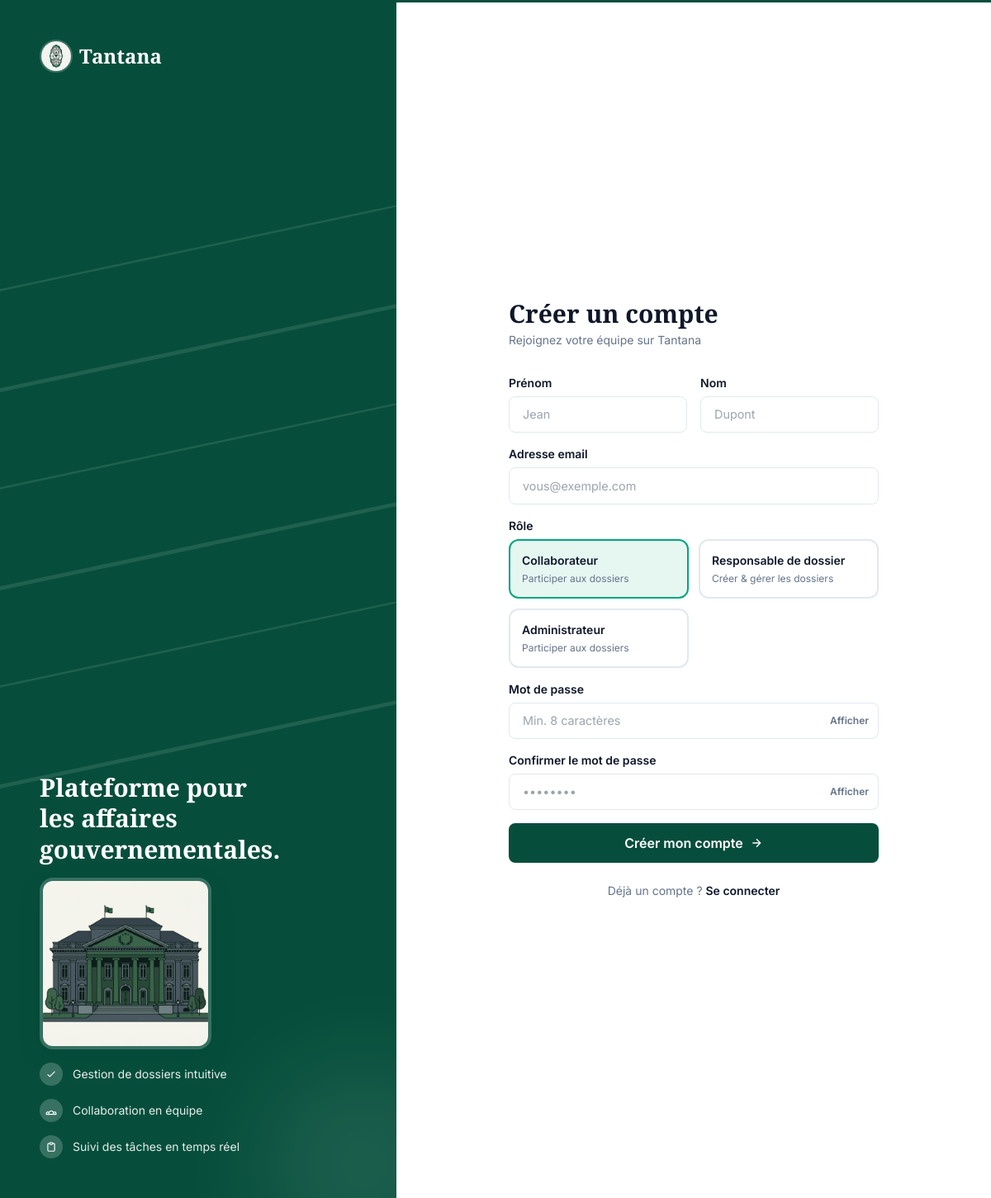
Screenshot of /register with the database file from the repository.
### tables this page shows
CREATE TABLE roles (
    id_role  INT UNSIGNED AUTO_INCREMENT PRIMARY KEY,
    libelle  VARCHAR(50) NOT NULL UNIQUE
);

### controllers/AuthController.php (called while the page is built, shortened)
<?php
require_once __DIR__ . '/../models/User.php';
class AuthController
{
    private User $userModel;
    public function __construct()
    {
        $this->userModel = new User();
    }
    public function showRegister(): void
    {
        $roles = $this->userModel->getRoles();
        require __DIR__ . '/../views/auth/register.php';
    }
}

### config/database.php (called while the page is built, shortened)
<?php
function getPDO(): PDO
{
    static $pdo = null;
    if ($pdo === null) {
        try {
            $pdo = new PDO(
                sprintf('mysql:host=%s;dbname=%s;charset=%s', DB_HOST, DB_NAME, DB_CHARSET),
                DB_USER,
                DB_PASS,
                [
                    PDO::ATTR_ERRMODE            => PDO::ERRMODE_EXCEPTION,
                    PDO::ATTR_DEFAULT_FETCH_MODE => PDO::FETCH_ASSOC,
                    PDO::ATTR_EMULATE_PREPARES   => false,
                ]
            );
        } catch (PDOException $e) {
            error_log('[Tantana DB] ' . $e->getMessage());
            die('Connexion à la base de données impossible.');
        }
    }
    return $pdo;
}

### models/User.php (called while the page is built, shortened)
<?php
require_once __DIR__ . '/../config/database.php';
class User
{
    private PDO $pdo;
    public function __construct()
    {
        $this->pdo = getPDO();
    }
    public function getRoles(): array
    {
        return $this->pdo->query('SELECT * FROM roles ORDER BY id_role')->fetchAll();
    }
}

### views/auth/register.php (the view, shortened to what this page needs)
<?php
require __DIR__ . '/../partials/header.php';
?>
<div class="min-h-screen flex">
    <div class="hidden lg:flex lg:w-2/5 bg-[#064e3b] flex-col justify-between p-12 relative overflow-hidden">
        <svg class="absolute inset-0 w-full h-full opacity-10" viewBox="0 0 400 800" fill="none">
            <?php foreach ([100,200,300,400,500,600] as $y): ?>
            <rect x="-60" y="<?= $y ?>" width="520" height="<?= $y % 200 === 0 ? 4 : 2 ?>" rx="2" fill="white" transform="rotate(-12 -60 <?= $y ?>)"/>
            <?php endforeach; ?>
        </svg>
        <div class="relative z-10">
            <a href="login" class="flex items-center gap-2">
                <img src="/img/diplomatic_seal.jpg" alt="Logo" class="w-10 h-10 rounded-full border-2 border-white/20">
                <span class="font-display text-2xl font-bold text-white">Tantana</span>
            </a>
        </div>
        <div class="relative z-10 space-y-4">
            <h2 class="font-display text-3xl font-bold text-white leading-tight">
                Plateforme pour<br>les affaires<br>gouvernementales.
            </h2>
            <img src="/img/diplomatic_building.jpg" alt="Palais Diplomatique" class="w-52 h-52 rounded-2xl border-4 border-white/20 shadow-lift float-slow object-cover my-4">
            <div class="space-y-4">
                <?php
                $features = [
                    ['M5 13l4 4L19 7',                                                                                                                                        'Gestion de dossiers intuitive'],
                    ['M17 20h5v-2a3 3 0 0 0-5.356-1.857M17 20H7m10 0v-2c0-.656-.126-1.283-.356-1.857M7 20H2v-2a3 3 0 0 1 5.356-1.857M7 20v-2c0-.656.126-1.283.356-1.857m0 0a5.002 5.002 0 0 1 9.288 0', 'Collaboration en équipe'],
                    ['M9 5H7a2 2 0 0 0-2 2v12a2 2 0 0 0 2 2h10a2 2 0 0 0 2-2V7a2 2 0 0 0-2-2h-2M9 5a2 2 0 0 0 2 2h2a2 2 0 0 0 2-2M9 5a2 2 0 0 1 2-2h2a2 2 0 0 1 2 2',   'Suivi des tâches en temps réel'],
                ];
                foreach ($features as [$icon, $label]): ?>
                <div class="flex items-center gap-3">
                    <div class="w-7 h-7 rounded-full bg-white/20 flex items-center justify-center flex-shrink-0">
                        <svg viewBox="0 0 24 24" fill="none" stroke="white" stroke-width="2" class="w-3.5 h-3.5">
                            <path stroke-linecap="round" stroke-linejoin="round" d="<?= $icon ?>"/>
                        </svg>
                    </div>
                    <span class="text-white/90 text-sm"><?= $label ?></span>
                </div>
                <?php endforeach; ?>
            </div>
        </div>
        <div class="absolute -bottom-20 -right-20 w-60 h-60 bg-white/10 rounded-full blur-3xl"></div>
    </div>
    <div class="flex-1 flex flex-col justify-center px-6 sm:px-12 lg:px-16 py-12 bg-white overflow-y-auto page-in">
        <div class="max-w-md w-full mx-auto">
            <h1 class="font-display text-3xl font-extrabold text-ink">Créer un compte</h1>
            <p class="text-ink-500 mt-1 text-sm">Rejoignez votre équipe sur Tantana</p>
            <form action="register" method="POST" class="mt-8 space-y-4" novalidate>
                <div class="grid grid-cols-2 gap-4">
                    <div>
                        <label class="block text-sm font-semibold text-ink mb-1.5" for="prenom">Prénom</label>
                        <input type="text" id="prenom" name="prenom" class="t-input"
                               placeholder="Jean" value="<?= e($_POST['prenom'] ?? '') ?>" required>
                    </div>
                    <div>
                        <label class="block text-sm font-semibold text-ink mb-1.5" for="nom">Nom</label>
                        <input type="text" id="nom" name="nom" class="t-input"
                               placeholder="Dupont" value="<?= e($_POST['nom'] ?? '') ?>" required>
                    </div>
                </div>
                <div>
                    <label class="block text-sm font-semibold text-ink mb-1.5" for="email">Adresse email</label>
                    <input type="email" id="email" name="email" class="t-input"
                           placeholder="vous@exemple.com" value="<?= e($_POST['email'] ?? '') ?>" required>
                </div>
                <div>
                    <label class="block text-sm font-semibold text-ink mb-1.5">Rôle</label>
                    <div class="grid grid-cols-2 gap-3">
                        <?php foreach ($roles as $role): ?>
                        <label class="cursor-pointer">
                            <div class="role-box border-2 rounded-xl p-3.5 transition-all duration-200 border-ink-100 hover:border-jade flex flex-col gap-1">
                                <span class="text-sm font-semibold text-ink"><?= e($role['libelle']) ?></span>
                                <span class="text-xs text-ink-500">
                                    <?= $role['libelle'] === 'Responsable de dossier' ? 'Créer & gérer les dossiers' : 'Participer aux dossiers' ?>
                                </span>
                            </div>
                        </label>
                        <?php endforeach; ?>
                    </div>
                </div>
                <div>
                    <label class="block text-sm font-semibold text-ink mb-1.5" for="password">Mot de passe</label>
                    <div class="relative">
                        <input type="password" id="password" name="password" class="t-input pr-16"
                               placeholder="Min. 8 caractères" autocomplete="new-password" required>
                        <button type="button" onclick="togglePasswordVisibility('password', this)" class="absolute inset-y-0 right-0 pr-3 flex items-center text-xs font-semibold text-slate-500 hover:text-slate-800">
                            Afficher
                        </button>
                    </div>
                </div>
                <div>
                    <label class="block text-sm font-semibold text-ink mb-1.5" for="confirm">Confirmer le mot de passe</label>
                    <div class="relative">
                        <input type="password" id="confirm" name="confirm" class="t-input pr-16"
                               placeholder="••••••••" autocomplete="new-password" required>
                        <button type="button" onclick="togglePasswordVisibility('confirm', this)" class="absolute inset-y-0 right-0 pr-3 flex items-center text-xs font-semibold text-slate-500 hover:text-slate-800">
                            Afficher
                        </button>
                    </div>
                </div>
                <button type="submit" class="btn-jade w-full justify-center py-3 text-base mt-2">
                    Créer mon compte
                    <svg viewBox="0 0 24 24" fill="none" stroke="currentColor" stroke-width="2" class="w-4 h-4">
                        <path d="M5 12h14M12 5l7 7-7 7"/>
                    </svg>
                </button>
            </form>
            <p class="mt-6 text-center text-sm text-ink-500">
                Déjà un compte ?
                <a href="login" class="font-semibold text-ink hover:text-jade transition-colors">Se connecter</a>
            </p>
        </div>
    </div>
</div>
<?php require __DIR__ . '/../partials/footer.php'; ?>

### public/index.php (shortened to what this page needs)
<?php
require_once __DIR__ . '/../config/database.php';
function e(string $val): string
{
    return htmlspecialchars($val, ENT_QUOTES, 'UTF-8');
}
$base     = rtrim(dirname($_SERVER['SCRIPT_NAME']), '/');
$uri      = parse_url($_SERVER['REQUEST_URI'], PHP_URL_PATH) ?? '/';
$path     = ltrim(substr($uri, strlen($base)), '/');
$method   = $_SERVER['REQUEST_METHOD'];
$segments = array_values(array_filter(explode('/', $path)));
$seg0 = $segments[0] ?? '';
if (in_array($seg0, ['login', 'register', 'logout'], true)) {
    require_once __DIR__ . '/../controllers/AuthController.php';
    $ctrl = new AuthController();
    match ($seg0) {
        'login'    => $method === 'POST' ? $ctrl->handleLogin()    : $ctrl->showLogin(),
        'register' => $method === 'POST' ? $ctrl->handleRegister() : $ctrl->showRegister(),
        'logout'   => $ctrl->logout(),
    };
    exit;
}

### views/partials/header.php (shortened to what this page needs)
<!DOCTYPE html>
<html lang="fr" class="h-full">
<head>
    <script src="https://cdn.tailwindcss.com"></script>
</head>
<body class="bg-[#fcfbf9] min-h-full text-slate-900">

### views/partials/footer.php (shortened to what this page needs)
</body>
</html>

### views/partials/header.php (style rules this page uses)
* { font-family: 'Inter', system-ui, sans-serif; }
.font-display { font-family: 'Source Serif 4', Georgia, serif; }
body { background-color: #fcfbf9; background-image: radial-gradient(circle at 1px 1px, rgba(6,78,59,0.04) 1px, transparent 0); background-size: 24px 24px; }
.page-in { animation: fadeUp .35s cubic-bezier(0.16, 1, 0.3, 1) both; }
.float-slow { animation: floatSlow 6s ease-in-out infinite; }
.t-input { width: 100%; border: 1.5px solid #e2e8f0; border-radius: .5rem; padding: .65rem 1rem; font-size: .9rem; transition: border-color .2s, box-shadow .2s; background: #ffffff; color: #0f172a; outline: none; }
.btn-jade { display: inline-flex; align-items: center; gap: .5rem; background: #064e3b; color: #fff; padding: .65rem 1.4rem; border-radius: .5rem; font-weight: 600; font-size: .9rem; transition: background .2s, transform .15s; cursor: pointer; border: none; text-decoration: none; }

### views/auth/register.php (style rules this page uses)
input[type="radio"]:checked + .role-box { border-color: #00A67E; background: #E6F7F2; }

### rows the page displays
roles: libelle "Collaborateur", shows "Participer aux dossiers"
roles: libelle "Responsable de dossier", shows "Créer & gérer les dossiers"
roles: libelle "Administrateur", shows "Participer aux dossiers"

### other values shown
$label "Gestion de dossiers intuitive"
$label "Collaboration en équipe"
$label "Suivi des tâches en temps réel"
